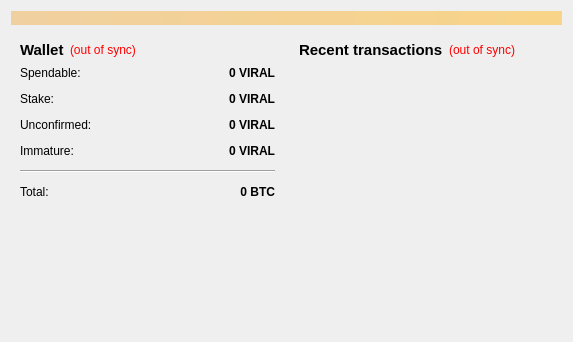
<?xml version="1.0" encoding="UTF-8"?>
<ui version="4.0">
 <class>OverviewPage</class>
 <widget class="QWidget" name="OverviewPage">
  <property name="geometry">
   <rect>
    <x>0</x>
    <y>0</y>
    <width>573</width>
    <height>342</height>
   </rect>
  </property>
  <property name="windowTitle">
   <string>Form</string>
  </property>
  <layout class="QVBoxLayout" name="topLayout">
   <item>
    <widget class="QLabel" name="labelAlerts">
     <property name="visible">
      <bool>false</bool>
     </property>
     <property name="styleSheet">
      <string notr="true">background-color: qlineargradient(x1: 0, y1: 0, x2: 1, y2: 0, stop:0 #F0D0A0, stop:1 #F8D488);  color:#000000
</string>
     </property>
     <property name="wordWrap">
      <bool>true</bool>
     </property>
     <property name="margin">
      <number>3</number>
     </property>
    </widget>
   </item>
   <item>
    <layout class="QHBoxLayout" name="horizontalLayout" stretch="1,1">
     <item>
      <layout class="QVBoxLayout" name="verticalLayout_2">
       <item>
        <widget class="QWidget" name="widget" native="true">
         <layout class="QVBoxLayout" name="verticalLayout_4">
          <item>
           <layout class="QHBoxLayout" name="horizontalLayout_4">
            <item>
             <widget class="QLabel" name="label_5">
              <property name="font">
               <font>
                <pointsize>11</pointsize>
                <weight>75</weight>
                <bold>true</bold>
               </font>
              </property>
              <property name="text">
               <string>Wallet</string>
              </property>
             </widget>
            </item>
            <item>
             <widget class="QLabel" name="labelWalletStatus">
              <property name="toolTip">
               <string>The displayed information may be out of date. Your wallet automatically synchronizes with the Viral network after a connection is established, but this process has not completed yet.</string>
              </property>
              <property name="styleSheet">
               <string notr="true">QLabel { color: red; }</string>
              </property>
              <property name="text">
               <string notr="true">(out of sync)</string>
              </property>
              <property name="alignment">
               <set>Qt::AlignLeading|Qt::AlignLeft|Qt::AlignVCenter</set>
              </property>
             </widget>
            </item>
            <item>
             <spacer name="horizontalSpacer_2">
              <property name="orientation">
               <enum>Qt::Horizontal</enum>
              </property>
              <property name="sizeHint" stdset="0">
               <size>
                <width>40</width>
                <height>20</height>
               </size>
              </property>
             </spacer>
            </item>
           </layout>
          </item>
          <item>
           <layout class="QFormLayout" name="formLayout_2">
            <property name="fieldGrowthPolicy">
             <enum>QFormLayout::AllNonFixedFieldsGrow</enum>
            </property>
            <property name="horizontalSpacing">
             <number>12</number>
            </property>
            <property name="verticalSpacing">
             <number>12</number>
            </property>
            <item row="0" column="0">
             <widget class="QLabel" name="label">
              <property name="text">
               <string>Spendable:</string>
              </property>
             </widget>
            </item>
            <item row="0" column="1">
             <widget class="QLabel" name="labelBalance">
              <property name="font">
               <font>
                <weight>75</weight>
                <bold>true</bold>
               </font>
              </property>
              <property name="cursor">
               <cursorShape>IBeamCursor</cursorShape>
              </property>
              <property name="toolTip">
               <string>Your current spendable balance</string>
              </property>
              <property name="text">
               <string notr="true">0 VIRAL</string>
              </property>
              <property name="alignment">
               <set>Qt::AlignRight|Qt::AlignTrailing|Qt::AlignVCenter</set>
              </property>
              <property name="textInteractionFlags">
               <set>Qt::LinksAccessibleByMouse|Qt::TextSelectableByKeyboard|Qt::TextSelectableByMouse</set>
              </property>
             </widget>
            </item>
            <item row="1" column="0">
             <widget class="QLabel" name="label_6">
              <property name="text">
               <string>Stake:</string>
              </property>
             </widget>
            </item>
            <item row="1" column="1">
             <widget class="QLabel" name="labelStake">
              <property name="font">
               <font>
                <weight>75</weight>
                <bold>true</bold>
               </font>
              </property>
              <property name="cursor">
               <cursorShape>IBeamCursor</cursorShape>
              </property>
              <property name="toolTip">
               <string>Total of coins that was staked, and do not yet count toward the current balance</string>
              </property>
              <property name="text">
               <string notr="true">0 VIRAL</string>
              </property>
              <property name="alignment">
               <set>Qt::AlignRight|Qt::AlignTrailing|Qt::AlignVCenter</set>
              </property>
              <property name="textInteractionFlags">
               <set>Qt::LinksAccessibleByMouse|Qt::TextSelectableByKeyboard|Qt::TextSelectableByMouse</set>
              </property>
             </widget>
            </item>
            <item row="2" column="0">
             <widget class="QLabel" name="label_3">
              <property name="text">
               <string>Unconfirmed:</string>
              </property>
             </widget>
            </item>
            <item row="2" column="1">
             <widget class="QLabel" name="labelUnconfirmed">
              <property name="font">
               <font>
                <weight>75</weight>
                <bold>true</bold>
               </font>
              </property>
              <property name="cursor">
               <cursorShape>IBeamCursor</cursorShape>
              </property>
              <property name="toolTip">
               <string>Total of transactions that have yet to be confirmed, and do not yet count toward the current balance</string>
              </property>
              <property name="text">
               <string notr="true">0 VIRAL</string>
              </property>
              <property name="alignment">
               <set>Qt::AlignRight|Qt::AlignTrailing|Qt::AlignVCenter</set>
              </property>
              <property name="textInteractionFlags">
               <set>Qt::LinksAccessibleByMouse|Qt::TextSelectableByKeyboard|Qt::TextSelectableByMouse</set>
              </property>
             </widget>
            </item>
            <item row="3" column="0">
             <widget class="QLabel" name="labelImmatureText">
              <property name="text">
               <string>Immature:</string>
              </property>
             </widget>
            </item>
            <item row="3" column="1">
             <widget class="QLabel" name="labelImmature">
              <property name="font">
               <font>
                <weight>75</weight>
                <bold>true</bold>
               </font>
              </property>
              <property name="toolTip">
               <string>Mined balance that has not yet matured</string>
              </property>
              <property name="text">
               <string notr="true">0 VIRAL</string>
              </property>
              <property name="alignment">
               <set>Qt::AlignRight|Qt::AlignTrailing|Qt::AlignVCenter</set>
              </property>
              <property name="textInteractionFlags">
               <set>Qt::LinksAccessibleByMouse|Qt::TextSelectableByKeyboard|Qt::TextSelectableByMouse</set>
              </property>
             </widget>
            </item>
            <item row="4" column="0" colspan="2">
             <widget class="Line" name="line">
              <property name="orientation">
               <enum>Qt::Horizontal</enum>
              </property>
             </widget>
            </item>
            <item row="5" column="0">
             <widget class="QLabel" name="labelTotalText">
              <property name="text">
               <string>Total:</string>
              </property>
             </widget>
            </item>
            <item row="5" column="1">
             <widget class="QLabel" name="labelTotal">
              <property name="font">
               <font>
                <weight>75</weight>
                <bold>true</bold>
               </font>
              </property>
              <property name="cursor">
               <cursorShape>IBeamCursor</cursorShape>
              </property>
              <property name="toolTip">
               <string>Your current total balance</string>
              </property>
              <property name="text">
               <string notr="true">0 BTC</string>
              </property>
              <property name="alignment">
               <set>Qt::AlignRight|Qt::AlignTrailing|Qt::AlignVCenter</set>
              </property>
              <property name="textInteractionFlags">
               <set>Qt::LinksAccessibleByMouse|Qt::TextSelectableByKeyboard|Qt::TextSelectableByMouse</set>
              </property>
             </widget>
            </item>
           </layout>
          </item>
         </layout>
        </widget>
       </item>
       <item>
        <spacer name="verticalSpacer">
         <property name="orientation">
          <enum>Qt::Vertical</enum>
         </property>
         <property name="sizeHint" stdset="0">
          <size>
           <width>20</width>
           <height>40</height>
          </size>
         </property>
        </spacer>
       </item>
      </layout>
     </item>
     <item>
      <layout class="QVBoxLayout" name="verticalLayout_3">
       <item>
        <widget class="QWidget" name="widget_2" native="true">
         <layout class="QVBoxLayout" name="verticalLayout">
          <item>
           <layout class="QHBoxLayout" name="horizontalLayout_2">
            <item>
             <widget class="QLabel" name="label_4">
              <property name="font">
               <font>
                <pointsize>11</pointsize>
                <weight>75</weight>
                <bold>true</bold>
               </font>
              </property>
              <property name="text">
               <string>&lt;b&gt;Recent transactions&lt;/b&gt;</string>
              </property>
             </widget>
            </item>
            <item>
             <widget class="QLabel" name="labelTransactionsStatus">
              <property name="toolTip">
               <string>The displayed information may be out of date. Your wallet automatically synchronizes with the Viral network after a connection is established, but this process has not completed yet.</string>
              </property>
              <property name="styleSheet">
               <string notr="true">QLabel { color: red; }</string>
              </property>
              <property name="text">
               <string notr="true">(out of sync)</string>
              </property>
              <property name="alignment">
               <set>Qt::AlignRight|Qt::AlignTrailing|Qt::AlignVCenter</set>
              </property>
             </widget>
            </item>
            <item>
             <spacer name="horizontalSpacer">
              <property name="orientation">
               <enum>Qt::Horizontal</enum>
              </property>
              <property name="sizeHint" stdset="0">
               <size>
                <width>40</width>
                <height>20</height>
               </size>
              </property>
             </spacer>
            </item>
           </layout>
          </item>
          <item>
           <widget class="QListView" name="listTransactions">
            <property name="styleSheet">
             <string notr="true">QListView { background: transparent; }</string>
            </property>
            <property name="frameShape">
             <enum>QFrame::NoFrame</enum>
            </property>
            <property name="verticalScrollBarPolicy">
             <enum>Qt::ScrollBarAlwaysOff</enum>
            </property>
            <property name="horizontalScrollBarPolicy">
             <enum>Qt::ScrollBarAlwaysOff</enum>
            </property>
            <property name="selectionMode">
             <enum>QAbstractItemView::NoSelection</enum>
            </property>
           </widget>
          </item>
         </layout>
        </widget>
       </item>
      </layout>
     </item>
    </layout>
   </item>
  </layout>
 </widget>
 <resources/>
 <connections/>
</ui>
